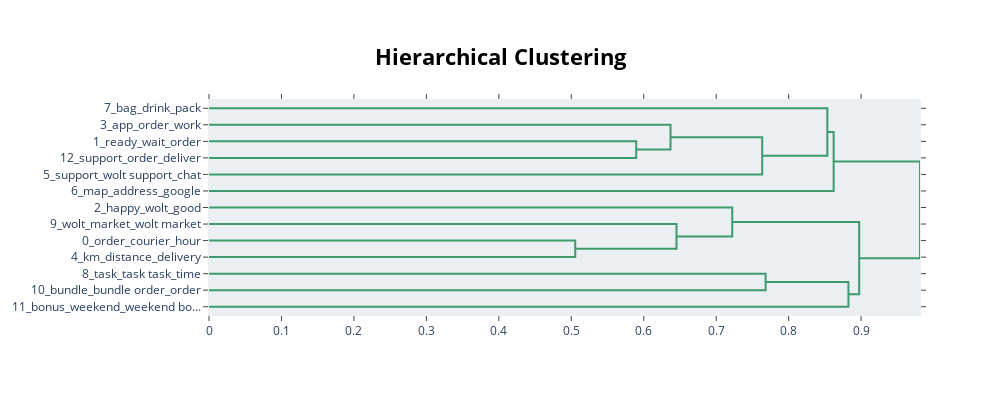

Notebook code cell kept with this figure:
### Code cell
reduced_model2_2.visualize_hierarchy(custom_labels=True)

### Figure 1 — Plotly figure (JSON) as saved in the notebook; plotly's stock layout.template omitted (floating-point values rounded to 4 significant figures)
{"data": [{"hoverinfo": "text", "marker": {"color": "rgb(61,153,112)"}, "mode": "lines", "type": "scatter", "x": [0.0, 0.5896, 0.5896, 0.0], "xaxis": "x", "y": [-25.0, -25.0, -35.0, -35.0], "yaxis": "y"}, {"hoverinfo": "text", "marker": {"color": "rgb(61,153,112)"}, "mode": "lines", "type": "scatter", "x": [0.0, 0.6369, 0.6369, 0.5896], "xaxis": "x", "y": [-15.0, -15.0, -30.0, -30.0], "yaxis": "y"}, {"hoverinfo": "text", "marker": {"color": "rgb(61,153,112)"}, "mode": "lines", "type": "scatter", "x": [0.6369, 0.7635, 0.7635, 0.0], "xaxis": "x", "y": [-22.5, -22.5, -45.0, -45.0], "yaxis": "y"}, {"hoverinfo": "text", "marker": {"color": "rgb(61,153,112)"}, "mode": "lines", "type": "scatter", "x": [0.0, 0.8534, 0.8534, 0.7635], "xaxis": "x", "y": [-5.0, -5.0, -33.75, -33.75], "yaxis": "y"}, {"hoverinfo": "text", "marker": {"color": "rgb(61,153,112)"}, "mode": "lines", "type": "scatter", "x": [0.8534, 0.8621, 0.8621, 0.0], "xaxis": "x", "y": [-19.38, -19.38, -55.0, -55.0], "yaxis": "y"}, {"hoverinfo": "text", "marker": {"color": "rgb(61,153,112)"}, "mode": "lines", "type": "scatter", "x": [0.0, 0.5055, 0.5055, 0.0], "xaxis": "x", "y": [-85.0, -85.0, -95.0, -95.0], "yaxis": "y"}, {"hoverinfo": "text", "marker": {"color": "rgb(61,153,112)"}, "mode": "lines", "type": "scatter", "x": [0.0, 0.6452, 0.6452, 0.5055], "xaxis": "x", "y": [-75.0, -75.0, -90.0, -90.0], "yaxis": "y"}, {"hoverinfo": "text", "marker": {"color": "rgb(61,153,112)"}, "mode": "lines", "type": "scatter", "x": [0.0, 0.7221, 0.7221, 0.6452], "xaxis": "x", "y": [-65.0, -65.0, -82.5, -82.5], "yaxis": "y"}, {"hoverinfo": "text", "marker": {"color": "rgb(61,153,112)"}, "mode": "lines", "type": "scatter", "x": [0.0, 0.7682, 0.7682, 0.0], "xaxis": "x", "y": [-105.0, -105.0, -115.0, -115.0], "yaxis": "y"}, {"hoverinfo": "text", "marker": {"color": "rgb(61,153,112)"}, "mode": "lines", "type": "scatter", "x": [0.7682, 0.8825, 0.8825, 0.0], "xaxis": "x", "y": [-110.0, -110.0, -125.0, -125.0], "yaxis": "y"}, {"hoverinfo": "text", "marker": {"color": "rgb(61,153,112)"}, "mode": "lines", "type": "scatter", "x": [0.7221, 0.8973, 0.8973, 0.8825], "xaxis": "x", "y": [-73.75, -73.75, -117.5, -117.5], "yaxis": "y"}, {"hoverinfo": "text", "marker": {"color": "rgb(61,153,112)"}, "mode": "lines", "type": "scatter", "x": [0.8621, 0.9813, 0.9813, 0.8973], "xaxis": "x", "y": [-37.19, -37.19, -95.62, -95.62], "yaxis": "y"}], "layout": {"autosize": false, "height": 395, "hoverlabel": {"bgcolor": "white", "font": {"family": "Rockwell", "size": 16}}, "hovermode": "closest", "plot_bgcolor": "#ECEFF1", "showlegend": false, "title": {"font": {"color": "Black", "size": 22}, "text": "<b>Hierarchical Clustering</b>", "x": 0.5, "xanchor": "center", "yanchor": "top"}, "width": 1000, "xaxis": {"mirror": "allticks", "rangemode": "tozero", "showgrid": false, "showline": true, "showticklabels": true, "ticks": "outside", "type": "linear", "zeroline": false}, "yaxis": {"mirror": "allticks", "range": [-130, 0], "rangemode": "tozero", "showgrid": false, "showline": true, "showticklabels": true, "tickmode": "array", "ticks": "outside", "ticktext": ["7_bag_drink_pack", "3_app_order_work", "1_ready_wait_order", "12_support_order_deliver", "5_support_wolt support_chat", "6_map_address_google", "2_happy_wolt_good", "9_wolt_market_wolt market", "0_order_courier_hour", "4_km_distance_delivery", "8_task_task task_time", "10_bundle_bundle order_order", "11_bonus_weekend_weekend bo..."], "tickvals": [-5, -15, -25, -35, -45, -55, -65, -75, -85, -95, -105, -115, -125], "type": "linear", "zeroline": false}}}
